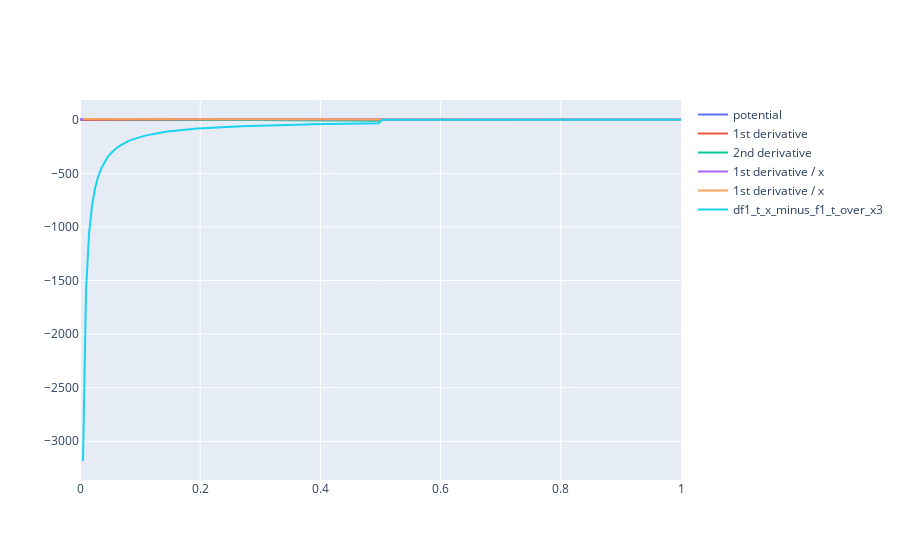

Write notebook code for a chart like this one.
### Code cell
ys = np.linspace(0, 1, 200, dtype=np.float64)

eps_a = 0.25

go.Figure(data=[
    go.Scatter(x=ys, y=[
        ipctk.f0_t(y, eps_a) for y in ys
    ], name="potential"),
    go.Scatter(x=ys, y=[
        ipctk.f1_t(y, eps_a) for y in ys
    ], name="1st derivative"),
    go.Scatter(x=ys, y=[
        ipctk.df1_t(y, eps_a) for y in ys
    ], name="2nd derivative"),
    go.Scatter(x=ys, y=[
        ipctk.f1_t_over_x(y, eps_a) for y in ys
    ], name="1st derivative / x"),
    go.Scatter(x=ys, y=[
        ipctk.f1_t(y, eps_a) / y for y in ys
    ], name="1st derivative / x"),
    go.Scatter(x=ys, y=[
        ipctk.df1_t_x_minus_f1_t_over_x3(y, eps_a) for y in ys
    ], name="df1_t_x_minus_f1_t_over_x3"),
]).show()

### Figure 1 — Plotly figure (JSON) as saved in the notebook; plotly's stock layout.template omitted (floating-point values rounded to 4 significant figures; data arrays with more than 128 entries replaced by an {"elided": "..."} marker saying what was removed)
{"data": [{"name": "potential", "type": "scatter", "x": {"elided": "200 float values"}, "y": {"elided": "200 float values"}}, {"name": "1st derivative", "type": "scatter", "x": {"elided": "200 float values"}, "y": {"elided": "200 float values"}}, {"name": "2nd derivative", "type": "scatter", "x": {"elided": "200 float values"}, "y": {"elided": "200 float values"}}, {"name": "1st derivative / x", "type": "scatter", "x": {"elided": "200 float values"}, "y": {"elided": "200 float values"}}, {"name": "1st derivative / x", "type": "scatter", "x": {"elided": "200 float values"}, "y": {"elided": "200 float values"}}, {"name": "df1_t_x_minus_f1_t_over_x3", "type": "scatter", "x": {"elided": "200 float values"}, "y": {"elided": "200 float values"}}], "layout": {}}
